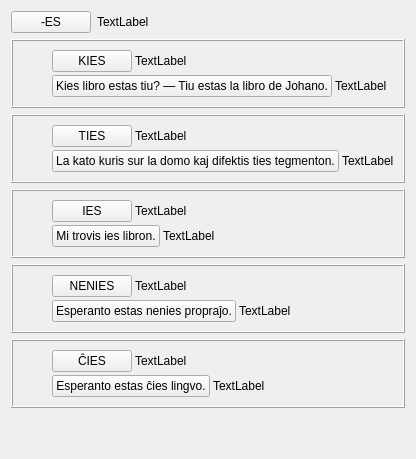
     <widget class="QWidget" name="tab_5">
      <attribute name="icon">
       <iconset resource="ikonoj.qrc">
        <normaloff>:/ikonoj/leciono.png</normaloff>:/ikonoj/leciono.png</iconset>
      </attribute>
      <attribute name="title">
       <string>5</string>
      </attribute>
      <layout class="QVBoxLayout" name="verticalLayout_28">
       <item>
        <layout class="QHBoxLayout" name="horizontalLayout_72">
         <item>
          <widget class="neklakebla" name="pushButton_35">
           <property name="sizePolicy">
            <sizepolicy hsizetype="Maximum" vsizetype="Fixed">
             <horstretch>0</horstretch>
             <verstretch>0</verstretch>
            </sizepolicy>
           </property>
           <property name="text">
            <string>-ES</string>
           </property>
           <property name="tipo" stdset="0">
            <string>akuzativa</string>
           </property>
          </widget>
         </item>
         <item>
          <widget class="QLabel" name="Lec06_Label45">
           <property name="sizePolicy">
            <sizepolicy hsizetype="Preferred" vsizetype="Maximum">
             <horstretch>0</horstretch>
             <verstretch>0</verstretch>
            </sizepolicy>
           </property>
           <property name="text">
            <string>TextLabel</string>
           </property>
           <property name="wordWrap">
            <bool>true</bool>
           </property>
          </widget>
         </item>
        </layout>
       </item>
       <item>
        <widget class="QFrame" name="frame_22">
         <property name="frameShape">
          <enum>QFrame::Box</enum>
         </property>
         <property name="frameShadow">
          <enum>QFrame::Raised</enum>
         </property>
         <layout class="QVBoxLayout" name="verticalLayout_57">
          <property name="spacing">
           <number>6</number>
          </property>
          <property name="margin">
           <number>9</number>
          </property>
          <item>
           <layout class="QHBoxLayout" name="horizontalLayout_99">
            <item>
             <spacer name="horizontalSpacer_22">
              <property name="orientation">
               <enum>Qt::Horizontal</enum>
              </property>
              <property name="sizeType">
               <enum>QSizePolicy::Fixed</enum>
              </property>
              <property name="sizeHint" stdset="0">
               <size>
                <width>30</width>
                <height>20</height>
               </size>
              </property>
             </spacer>
            </item>
            <item>
             <layout class="QVBoxLayout" name="verticalLayout_58">
              <property name="spacing">
               <number>3</number>
              </property>
              <item>
               <layout class="QHBoxLayout" name="horizontalLayout_100">
                <item>
                 <widget class="klakbutono" name="Lec06_Button27">
                  <property name="sizePolicy">
                   <sizepolicy hsizetype="Maximum" vsizetype="Fixed">
                    <horstretch>0</horstretch>
                    <verstretch>0</verstretch>
                   </sizepolicy>
                  </property>
                  <property name="text">
                   <string>KIES</string>
                  </property>
                 </widget>
                </item>
                <item>
                 <widget class="QLabel" name="Lec06_Label59">
                  <property name="text">
                   <string>TextLabel</string>
                  </property>
                  <property name="wordWrap">
                   <bool>true</bool>
                  </property>
                 </widget>
                </item>
               </layout>
              </item>
              <item>
               <layout class="QHBoxLayout" name="horizontalLayout_101">
                <item>
                 <widget class="klakbutono" name="Lec06_Button28">
                  <property name="sizePolicy">
                   <sizepolicy hsizetype="Maximum" vsizetype="Fixed">
                    <horstretch>0</horstretch>
                    <verstretch>0</verstretch>
                   </sizepolicy>
                  </property>
                  <property name="text">
                   <string>Kies libro estas tiu? — Tiu estas la libro de Johano.</string>
                  </property>
                 </widget>
                </item>
                <item>
                 <widget class="QLabel" name="Lec06_Label60">
                  <property name="text">
                   <string>TextLabel</string>
                  </property>
                  <property name="wordWrap">
                   <bool>true</bool>
                  </property>
                 </widget>
                </item>
               </layout>
              </item>
             </layout>
            </item>
           </layout>
          </item>
         </layout>
        </widget>
       </item>
       <item>
        <widget class="QFrame" name="frame_23">
         <property name="frameShape">
          <enum>QFrame::Box</enum>
         </property>
         <property name="frameShadow">
          <enum>QFrame::Raised</enum>
         </property>
         <layout class="QVBoxLayout" name="verticalLayout_59">
          <property name="spacing">
           <number>6</number>
          </property>
          <property name="margin">
           <number>9</number>
          </property>
          <item>
           <layout class="QHBoxLayout" name="horizontalLayout_102">
            <item>
             <spacer name="horizontalSpacer_23">
              <property name="orientation">
               <enum>Qt::Horizontal</enum>
              </property>
              <property name="sizeType">
               <enum>QSizePolicy::Fixed</enum>
              </property>
              <property name="sizeHint" stdset="0">
               <size>
                <width>30</width>
                <height>20</height>
               </size>
              </property>
             </spacer>
            </item>
            <item>
             <layout class="QVBoxLayout" name="verticalLayout_60">
              <property name="spacing">
               <number>3</number>
              </property>
              <item>
               <layout class="QHBoxLayout" name="horizontalLayout_103">
                <item>
                 <widget class="klakbutono" name="Lec06_Button29">
                  <property name="sizePolicy">
                   <sizepolicy hsizetype="Maximum" vsizetype="Fixed">
                    <horstretch>0</horstretch>
                    <verstretch>0</verstretch>
                   </sizepolicy>
                  </property>
                  <property name="text">
                   <string>TIES</string>
                  </property>
                 </widget>
                </item>
                <item>
                 <widget class="QLabel" name="Lec06_Label61">
                  <property name="text">
                   <string>TextLabel</string>
                  </property>
                  <property name="wordWrap">
                   <bool>true</bool>
                  </property>
                 </widget>
                </item>
               </layout>
              </item>
              <item>
               <layout class="QHBoxLayout" name="horizontalLayout_104">
                <item>
                 <widget class="klakbutono" name="Lec06_Button30">
                  <property name="sizePolicy">
                   <sizepolicy hsizetype="Maximum" vsizetype="Fixed">
                    <horstretch>0</horstretch>
                    <verstretch>0</verstretch>
                   </sizepolicy>
                  </property>
                  <property name="text">
                   <string>La kato kuris sur la domo kaj difektis ties tegmenton.</string>
                  </property>
                 </widget>
                </item>
                <item>
                 <widget class="QLabel" name="Lec06_Label62">
                  <property name="text">
                   <string>TextLabel</string>
                  </property>
                  <property name="wordWrap">
                   <bool>true</bool>
                  </property>
                 </widget>
                </item>
               </layout>
              </item>
             </layout>
            </item>
           </layout>
          </item>
         </layout>
        </widget>
       </item>
       <item>
        <widget class="QFrame" name="frame_24">
         <property name="frameShape">
          <enum>QFrame::Box</enum>
         </property>
         <property name="frameShadow">
          <enum>QFrame::Raised</enum>
         </property>
         <layout class="QVBoxLayout" name="verticalLayout_61">
          <property name="spacing">
           <number>6</number>
          </property>
          <property name="margin">
           <number>9</number>
          </property>
          <item>
           <layout class="QHBoxLayout" name="horizontalLayout_105">
            <item>
             <spacer name="horizontalSpacer_24">
              <property name="orientation">
               <enum>Qt::Horizontal</enum>
              </property>
              <property name="sizeType">
               <enum>QSizePolicy::Fixed</enum>
              </property>
              <property name="sizeHint" stdset="0">
               <size>
                <width>30</width>
                <height>20</height>
               </size>
              </property>
             </spacer>
            </item>
            <item>
             <layout class="QVBoxLayout" name="verticalLayout_62">
              <property name="spacing">
               <number>3</number>
              </property>
              <item>
               <layout class="QHBoxLayout" name="horizontalLayout_106">
                <item>
                 <widget class="klakbutono" name="Lec06_Button45">
                  <property name="sizePolicy">
                   <sizepolicy hsizetype="Maximum" vsizetype="Fixed">
                    <horstretch>0</horstretch>
                    <verstretch>0</verstretch>
                   </sizepolicy>
                  </property>
                  <property name="text">
                   <string>IES</string>
                  </property>
                 </widget>
                </item>
                <item>
                 <widget class="QLabel" name="Lec06_Label48">
                  <property name="text">
                   <string>TextLabel</string>
                  </property>
                  <property name="wordWrap">
                   <bool>true</bool>
                  </property>
                 </widget>
                </item>
               </layout>
              </item>
              <item>
               <layout class="QHBoxLayout" name="horizontalLayout_107">
                <item>
                 <widget class="klakbutono" name="Lec06_Button46">
                  <property name="sizePolicy">
                   <sizepolicy hsizetype="Maximum" vsizetype="Fixed">
                    <horstretch>0</horstretch>
                    <verstretch>0</verstretch>
                   </sizepolicy>
                  </property>
                  <property name="text">
                   <string>Mi trovis ies libron.</string>
                  </property>
                 </widget>
                </item>
                <item>
                 <widget class="QLabel" name="Lec06_Label51">
                  <property name="text">
                   <string>TextLabel</string>
                  </property>
                  <property name="wordWrap">
                   <bool>true</bool>
                  </property>
                 </widget>
                </item>
               </layout>
              </item>
             </layout>
            </item>
           </layout>
          </item>
         </layout>
        </widget>
       </item>
       <item>
        <widget class="QFrame" name="frame_25">
         <property name="frameShape">
          <enum>QFrame::Box</enum>
         </property>
         <property name="frameShadow">
          <enum>QFrame::Raised</enum>
         </property>
         <layout class="QVBoxLayout" name="verticalLayout_63">
          <property name="spacing">
           <number>6</number>
          </property>
          <property name="margin">
           <number>9</number>
          </property>
          <item>
           <layout class="QHBoxLayout" name="horizontalLayout_108">
            <item>
             <spacer name="horizontalSpacer_25">
              <property name="orientation">
               <enum>Qt::Horizontal</enum>
              </property>
              <property name="sizeType">
               <enum>QSizePolicy::Fixed</enum>
              </property>
              <property name="sizeHint" stdset="0">
               <size>
                <width>30</width>
                <height>20</height>
               </size>
              </property>
             </spacer>
            </item>
            <item>
             <layout class="QVBoxLayout" name="verticalLayout_64">
              <property name="spacing">
               <number>3</number>
              </property>
              <item>
               <layout class="QHBoxLayout" name="horizontalLayout_109">
                <item>
                 <widget class="klakbutono" name="Lec06_Button47">
                  <property name="sizePolicy">
                   <sizepolicy hsizetype="Maximum" vsizetype="Fixed">
                    <horstretch>0</horstretch>
                    <verstretch>0</verstretch>
                   </sizepolicy>
                  </property>
                  <property name="text">
                   <string>NENIES</string>
                  </property>
                 </widget>
                </item>
                <item>
                 <widget class="QLabel" name="Lec06_Label74">
                  <property name="text">
                   <string>TextLabel</string>
                  </property>
                  <property name="wordWrap">
                   <bool>true</bool>
                  </property>
                 </widget>
                </item>
               </layout>
              </item>
              <item>
               <layout class="QHBoxLayout" name="horizontalLayout_110">
                <item>
                 <widget class="klakbutono" name="Lec06_Button48">
                  <property name="sizePolicy">
                   <sizepolicy hsizetype="Maximum" vsizetype="Fixed">
                    <horstretch>0</horstretch>
                    <verstretch>0</verstretch>
                   </sizepolicy>
                  </property>
                  <property name="text">
                   <string>Esperanto estas nenies propraĵo.</string>
                  </property>
                 </widget>
                </item>
                <item>
                 <widget class="QLabel" name="Lec06_Label75">
                  <property name="text">
                   <string>TextLabel</string>
                  </property>
                  <property name="wordWrap">
                   <bool>true</bool>
                  </property>
                 </widget>
                </item>
               </layout>
              </item>
             </layout>
            </item>
           </layout>
          </item>
         </layout>
        </widget>
       </item>
       <item>
        <widget class="QFrame" name="frame_21">
         <property name="frameShape">
          <enum>QFrame::Box</enum>
         </property>
         <property name="frameShadow">
          <enum>QFrame::Raised</enum>
         </property>
         <layout class="QVBoxLayout" name="verticalLayout_55">
          <property name="spacing">
           <number>6</number>
          </property>
          <property name="margin">
           <number>9</number>
          </property>
          <item>
           <layout class="QHBoxLayout" name="horizontalLayout_96">
            <item>
             <spacer name="horizontalSpacer_21">
              <property name="orientation">
               <enum>Qt::Horizontal</enum>
              </property>
              <property name="sizeType">
               <enum>QSizePolicy::Fixed</enum>
              </property>
              <property name="sizeHint" stdset="0">
               <size>
                <width>30</width>
                <height>20</height>
               </size>
              </property>
             </spacer>
            </item>
            <item>
             <layout class="QVBoxLayout" name="verticalLayout_56">
              <property name="spacing">
               <number>3</number>
              </property>
              <item>
               <layout class="QHBoxLayout" name="horizontalLayout_97">
                <item>
                 <widget class="klakbutono" name="Lec06_Button49">
                  <property name="sizePolicy">
                   <sizepolicy hsizetype="Maximum" vsizetype="Fixed">
                    <horstretch>0</horstretch>
                    <verstretch>0</verstretch>
                   </sizepolicy>
                  </property>
                  <property name="text">
                   <string>ĈIES</string>
                  </property>
                 </widget>
                </item>
                <item>
                 <widget class="QLabel" name="Lec06_Label76">
                  <property name="text">
                   <string>TextLabel</string>
                  </property>
                  <property name="wordWrap">
                   <bool>true</bool>
                  </property>
                 </widget>
                </item>
               </layout>
              </item>
              <item>
               <layout class="QHBoxLayout" name="horizontalLayout_98">
                <item>
                 <widget class="klakbutono" name="Lec06_Button50">
                  <property name="sizePolicy">
                   <sizepolicy hsizetype="Maximum" vsizetype="Fixed">
                    <horstretch>0</horstretch>
                    <verstretch>0</verstretch>
                   </sizepolicy>
                  </property>
                  <property name="text">
                   <string>Esperanto estas ĉies lingvo.</string>
                  </property>
                 </widget>
                </item>
                <item>
                 <widget class="QLabel" name="Lec06_Label77">
                  <property name="text">
                   <string>TextLabel</string>
                  </property>
                  <property name="wordWrap">
                   <bool>true</bool>
                  </property>
                 </widget>
                </item>
               </layout>
              </item>
             </layout>
            </item>
           </layout>
          </item>
         </layout>
        </widget>
       </item>
       <item>
        <spacer name="verticalSpacer_8">
         <property name="orientation">
          <enum>Qt::Vertical</enum>
         </property>
         <property name="sizeHint" stdset="0">
          <size>
           <width>20</width>
           <height>40</height>
          </size>
         </property>
        </spacer>
       </item>
      </layout>
     </widget>
